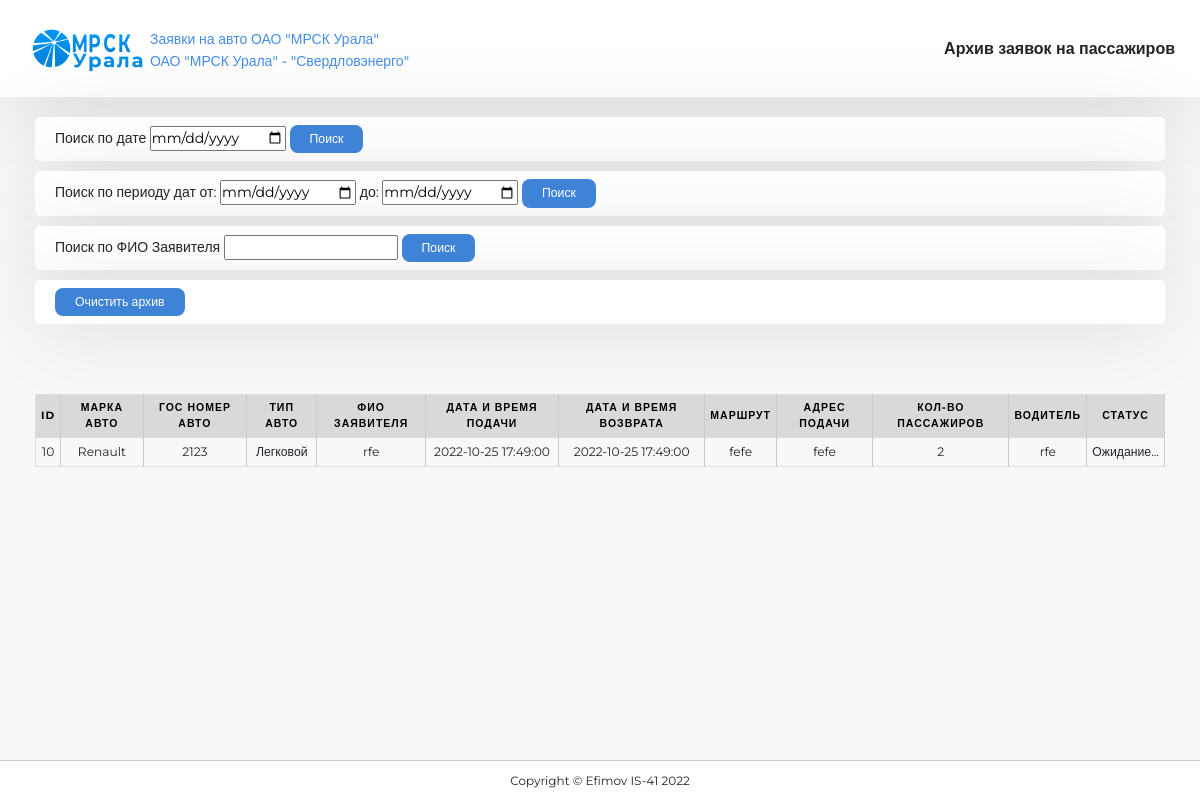
Page /pages/archive.php on the committed database.
### tables this page shows
CREATE TABLE `passengers` (
  `id` int(11) NOT NULL,
  `car_brand` varchar(50) DEFAULT NULL,
  `car_number` varchar(50) DEFAULT NULL,
  `car_type` varchar(50) DEFAULT NULL,
  `declarer_sfl` text NOT NULL,
  `filing_date` date DEFAULT NULL,
  `filing_time` time DEFAULT NULL,
  `return_date` date DEFAULT NULL,
  `return_time` time DEFAULT NULL,
  `route` varchar(50) DEFAULT NULL,
  `filing_address` text,
  `passengers_count` int(11) DEFAULT NULL,
  `driver_sfl` text NOT NULL,
  `order_status` varchar(50) DEFAULT 'Ожидание...',
  `is_archive` tinyint(1) NOT NULL
);

### pages/requests/all_tables.php (called while the page is built, shortened)
<?
    require_once('../php/db/connect.php');
    $pass_arch = "SELECT * FROM `passengers` WHERE `is_archive` = 1";
    $pass_arch_data = $pdo->query($pass_arch);
    $pass_arch_line = $pass_arch_data->fetchAll();
?>

### pages/archive.php (the view, shortened to what this page needs)
<!DOCTYPE html>
<html lang="en">
<head>
    <link rel="stylesheet" href="https://cdn.jsdelivr.net/npm/bootstrap@5.2.2/dist/css/bootstrap.min.css">
    <link rel="stylesheet" href="https://cdn.jsdelivr.net/npm/uikit@3.6.3/dist/css/uikit.min.css" />
    <link rel="stylesheet" href="../css/main.css">
    <link rel="stylesheet" href="../css/archive.css">
    <link rel="stylesheet" href="../css/media.css">
</head>
<body>
    <header>
        <div class="header__wrapper">
            <div class="header__logo">
                <a href="../index.php" class="header__logo__item">
                    <img src="../icn/MRSK-Logo-Main.png" alt="site-logo" class="header__logo__item__img">
                </a>
                <p class="header__logo__description m-0 p-0">
                    Заявки на авто ОАО "МРСК Урала" <br> ОАО "МРСК Урала" - "Свердловэнерго"
                </p>
            </div>
            <nav class="header__nav archive__header__nav">
                <ul class="p-0 m-0">
                    <li class="header__nav__option header__nav__autorize">
                        <h3 class="m-0 fw-semibold">Архив заявок на пассажиров</h3>
                    </li>
                </ul>
            </nav>
        </div>
    </header>
    <main>
        <div class="archive__filters__wrapper">
            <div class="archive__filters__date-search archive__filters">
                <label for="dateFind">Поиск по дате</label>
                <input type="date" name="dateFind" id="dateFind">
                <button class="archive__filters__date-search-btn button-color archive-search-btns" id="dateFindBtn">Поиск</button>
            </div>
            <div class="archive__filters__date-range-search archive__filters">
                <label for="dateStart">Поиск по периоду дат от:</label>
                <input type="date" name="dateStart" id="dateStart">
                <label for="dateEnd">до:</label>
                <input type="date" name="dateEnd" id="dateEnd">
                <button class="archive__filters__date-range-search-btn button-color archive-search-btns" id="dateRangeBtn">Поиск</button>
            </div>
            <div class="archive__filters__driver-search archive__filters">
                <label for="driverSFL">Поиск по ФИО Заявителя</label>
                <input type="text" name="driverSFL" id="driverSFL">
                <button class="archive__filters__driver-search-btn button-color archive-search-btns" id="declarSFLFindBtn">Поиск</button>
            </div>
            <div class="archive__filters__clear_archive archive__filters">
                <button class="archive__filters__clear-btn button-color" id="archiveClear">Очистить архив</button>
            </div>
        </div>
        <div class="archive__table__wrapper">
            <? require_once('requests/all_tables.php');?>
            <table class="archive__table">
                <thead>
                  <tr>
                    <th>ID</th>
                    <th>Марка авто</th>
                    <th>Гос номер авто</th>
                    <th>Тип Авто</th>
                    <th>Фио заявителя</th>
                    <th>Дата и время подачи</th>
                    <th>Дата и время возврата</th>
                    <th>Маршрут</th>
                    <th>Адрес подачи</th>
                    <th>Кол-во пассажиров</th>
                    <th>Водитель</th>
                    <th>Статус</th>
                  </tr>
                </thead>
                <tbody class="archive__table__body">
                <? foreach($pass_arch_line as $passengers) {
                    echo '
                    <tr class="tables-row archive__main_table">
                        <td data-label="ID" id="orderId">'
                            .$passengers['id'].'
                        </td>
                        <td data-label="Марка Авто">
                            '.$passengers['car_brand'].'
                        </td>
                        <td data-label="Гос номер авто">
                            '.$passengers['car_number'].'
                        </td>
                        <td data-label="Тип авто">
                            '.$passengers['car_type'].'
                        </td>
                        <td data-label="Фио заявителя">
                            '.$passengers['declarer_sfl'].'
                        </td>
                        <td data-label="Дата и время подачи" class="archiveFilDate">
                            '.$passengers['filing_date'], " " ,$passengers['filing_time'].'
                        </td>
                        <td data-label="Дата и время возврата">
                            '.$passengers['return_date'], " ",$passengers['return_time'].'
                        </td>
                        <td data-label="Маршрут">
                            '.$passengers['route'].'
                        </td>
                        <td data-label="Адрес подачи">
                            '.$passengers['filing_address'].'
                        </td>
                        <td data-label="Кол-во пассажиров">
                            '.$passengers['passengers_count'].'
                        </td>
                        <td data-label="Водитель">
                            '.$passengers['driver_sfl'].'
                        </td>
                        <td data-label="Статус">
                            '.$passengers['order_status'].'
                        </td>
                    </tr>';}?>
                </tbody>
            </table>
            <div id="testId">
            </div>
        </div>
    </main>
    <footer>
        Copyright © Efimov IS-41 2022
    </footer>
</body>
</html>

### css/main.css (style rules this page uses)
* { margin: 0; padding: 0; box-sizing: border-box; font-family: 'Montserrat', 'Rubik', sans-serif!important; }
button { border: none; padding: 8px 10px; font-size: .875em; background: #3f83d7; color: #fff; border-radius: 8px; font-weight: 500; }
a { color: #448de7; text-decoration: none; font-weight: 500; font-size: .875rem; transition: all .6s ease; }
ul { list-style-type: none; }
h3 { font-size: 1rem; }
body { background: #F6F7F8; min-height: 100vh; display: flex; flex-direction: column; position: relative; }
header { background: #fff; display: flex; align-items: center; justify-content: center; box-shadow: 0px 4px 84px rgb(0 0 0 / 10%); padding: 0 25px; }
.header__wrapper { width: 100%; height: 100%; display: flex; align-items: center; justify-content: space-between; line-height: 1.6; }
.header__logo { display: flex; align-items: center; justify-content: space-between; }
.header__logo__description { font-size: .875em; color: #448de7; font-weight: 500; margin-top: 4px!important; }
.header__logo__item { padding: 25px 0; }
.header__logo__item__img { width: 125px; object-fit: contain; }
.header__nav__option a, .button-color { padding: 10px; border-radius: 8px; background: #3f83d7; color: #fff; }
main { margin-bottom: 70px; }
main div { padding: 20px 35px; }
footer { position: fixed; height: 40px; width: 100%; left: 0; bottom: 0; background: #fff; display: flex; align-items: center; justify-content: center; font-size: .75rem; border-top: 1px solid #ccc; }
table { border: 1px solid #ccc; width: 100%; border-collapse: collapse; margin-top: 10px; }
table tr { border: 1px solid #ddd; }
table th, table td { padding: 5px; text-align: center; border-right: 1px solid #ccc; font-size: .875em; }
table th { color: #000; background-color: #d8d9da; text-transform: uppercase; font-size: .75em; letter-spacing: 1px; font-family: 'Rubik', sans-serif; }

### css/archive.css (style rules this page uses)
.archive__table__wrapper { margin-top: 20px; font-size: .875rem; }
.archive__filters__wrapper { font-size: .875rem; }
.archive-search-btns { padding: 5px 20px; }
.archive__filters { background: #fff; box-shadow: 0px 4px 84px rgb(0 0 0 / 10%); padding: 8px 20px; border-radius: 5px; }
.archive__filters:not(:last-child) { margin-bottom: 10px; }
.archive__filters__clear-btn { padding: 5px 20px; }

### rows in the picture
passengers: id "10", car_brand "Renault", car_number "2123", car_type "Легковой", declarer_sfl "rfe", filing_date "2022-10-25", filing_time "17:49:00", return_date "2022-10-25", return_time "17:49:00", route "fefe", filing_address "fefe", passengers_count "2", driver_sfl "rfe", order_status "Ожидание..."
